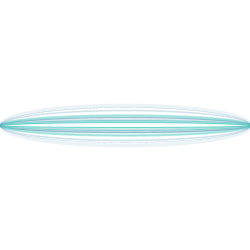
Frame 1 (no input)
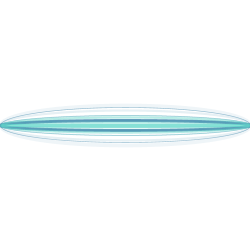
Frame 60 (the mouse pressed at the canvas centre just before this capture)
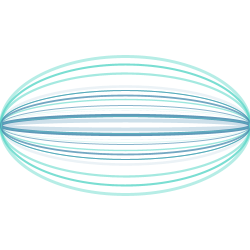
Frame 120 (the mouse held since frame 60 and released just before this capture)

The Processing sketch that drew these frames (run headless with seeded random() and noise(); from frame 60 on, the mouse is pressed at the canvas centre):

// Processing sketch: processing_17918
// ── processing_17918.pde

void setup () {
size(250,250);
background(255);
smooth();
noFill();
}

int x = 10; //need to use integers because use with decimals
int i = 20;

void draw (){
  background(255);
  stroke(98,216,202,(random(255))); //certain shade with random opacity
  strokeWeight(1);
  ellipseMode(CENTER);
  ellipse(125,125,250,x); //ellipse drawn with "x" height
  
  stroke(71,139,175,(random(255)));
  strokeWeight(1);
  ellipseMode(CENTER);
  ellipse(125,125,250,i);  //ellipse drawn with "i" height
  
  stroke(98,216,202,(random(255)));
  strokeWeight(1);
  ellipseMode(CENTER);
  ellipse(125,125,250,x/2); //ellipse drawn with 1/2 of "x" height
  
  stroke(71,139,175,(random(255)));
  strokeWeight((random(4)));
  ellipseMode(CENTER);
  ellipse(125,125,250,i/2);  //ellipse drawn wiht 1/2 of "i" height
  
  stroke(98,216,202,(random(255)));
  strokeWeight((random(4)));
  ellipseMode(CENTER);
  ellipse(125,125,250,x*.75);  //ellipse drawn with 75% of "x" height
  
  stroke(71,139,175,(random(255)));
  strokeWeight((random(4)));
  ellipseMode(CENTER);
  ellipse(125,125,250,i*.75); // ellipse drawn with 75% of "i" height
  
  stroke(98,216,202,(random(255)));
  strokeWeight((random(4)));
  ellipseMode(CENTER);
  ellipse(125,125,250,x/4); //ellipse drawn with 1/4 of "x" height
  
  stroke(71,139,175,(random(255)));
  strokeWeight((random(4)));
  ellipseMode(CENTER);
  ellipse(125,125,250,i/4);  //ellipse drawn with 1/4 of "i" height
  
  stroke(98,216,202,(random(255)));
  strokeWeight((random(4)));
  ellipseMode(CENTER);
  ellipse(125,125,250,x*2); //ellipse drawn with 2 times "x" height
  
  stroke(71,139,175,(random(255)));
  strokeWeight((random(4)));
  ellipseMode(CENTER);
  ellipse(125,125,250,i*2); //ellipse drawn with 2 times "i" height
  
  stroke(98,216,202,(random(255)));
  strokeWeight((random(4)));
  ellipseMode(CENTER);
  ellipse(125,125,250,x*1.5); //ellipse drawn with 1.5 times "x" height
  
  stroke(71,139,175,(random(255)));
  strokeWeight((random(4)));
  ellipseMode(CENTER);
  ellipse(125,125,250,i*1.5); //ellipse drawn with 1.5 times "i" height
  
  stroke(98,216,202,(random(255)));
  strokeWeight((random(4)));
  ellipseMode(CENTER);
  ellipse(125,125,250,x*1.75); //ellipse drawn with 1.75 times "x" height
  
  stroke(71,139,175,(random(255)));
  strokeWeight((random(4)));
  ellipseMode(CENTER);
  ellipse(125,125,250,i*1.75); //ellipse drawn with 1.75 times "i" height
  
  if(mousePressed) { //if mouse pressed, x height grows and i height shrinks
    x++;
    i--;
  }
  if(keyPressed){ //if key pressed, x height shrinks and i height grows
    x--;
    i++;
  }
}
